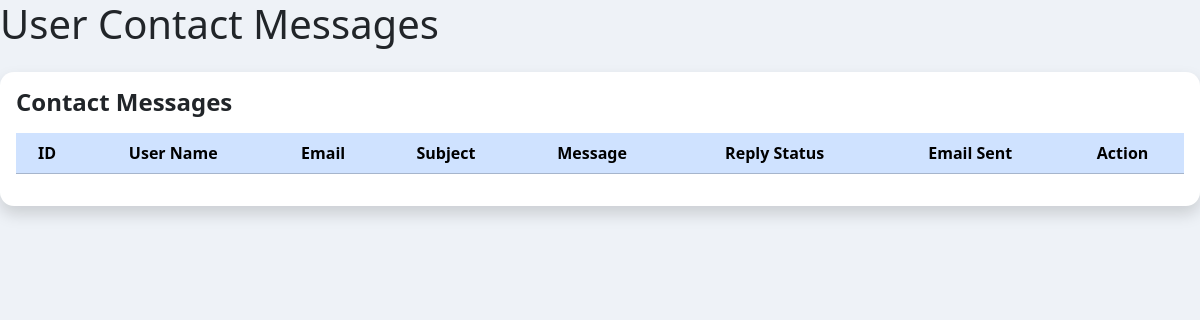
Page /Testing.php on the earlier database version.
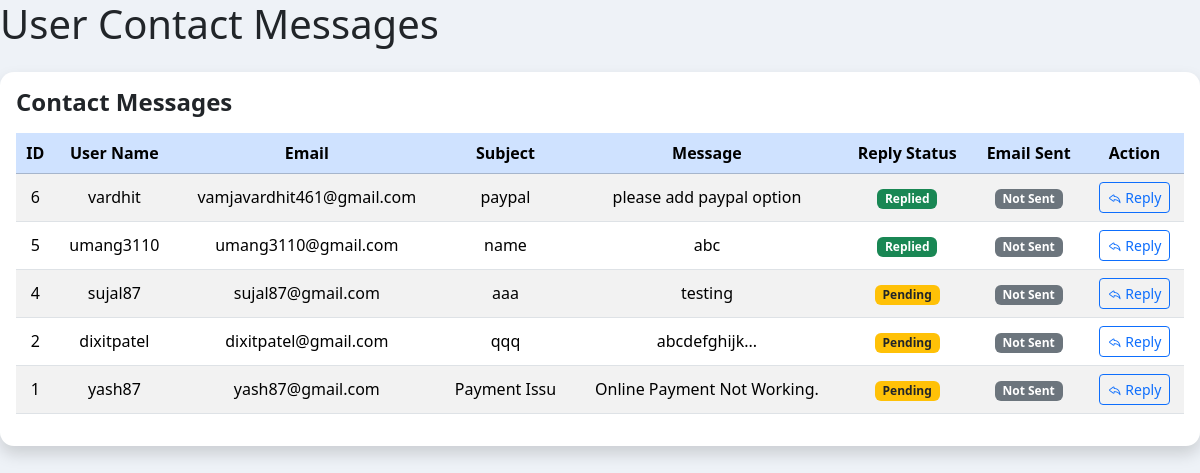
Same page on the later database version.
### tables this page shows
CREATE TABLE `contactus` (
  `id` int(100) NOT NULL,
  `user_id` int(100) NOT NULL,
  `name` varchar(50) NOT NULL,
  `email` varchar(100) NOT NULL,
  `subject` varchar(100) NOT NULL,
  `message` varchar(255) NOT NULL,
  `create_date` datetime NOT NULL DEFAULT current_timestamp(),
  `reply_message` varchar(255) DEFAULT NULL,
  `reply_status` enum('0','1') NOT NULL DEFAULT '0' COMMENT '0 = Not replied \r\n1 = Replied',
  `email_send` enum('0','1') NOT NULL DEFAULT '0' COMMENT '0 = Email not sent\r\n1 = Email sent',
  `updated_at` datetime DEFAULT NULL
);

CREATE TABLE `userdata` (
  `id` int(11) NOT NULL,
  `username` varchar(45) NOT NULL,
  `email` varchar(45) NOT NULL,
  `password` varchar(255) NOT NULL,
  `phone` varchar(20) DEFAULT NULL,
  `address` varchar(155) DEFAULT NULL,
  `city` varchar(100) DEFAULT NULL,
  `image` varchar(255) DEFAULT NULL,
  `gender` enum('1','2') DEFAULT NULL COMMENT 'male = 1,\r\nfemale = 2',
  `status` enum('1','2') NOT NULL DEFAULT '1' COMMENT 'active = 1, \r\ninactive = 2',
  `country` varchar(50) DEFAULT NULL,
  `state` varchar(50) DEFAULT NULL,
  `zip_city2` varchar(50) DEFAULT NULL,
  `reset_token` varchar(100) DEFAULT NULL,
  `reset_expires` varchar(100) DEFAULT NULL,
  `is_used` enum('1','2') NOT NULL DEFAULT '1'
);

### Testing.php (the view, shortened to what this page needs)
<?php
require "db_connect.php";
$query = "SELECT c.id, c.user_id, u.username AS name, u.email AS user_email,
          c.subject, c.message, c.reply_status, c.email_send
          FROM contactus c
          JOIN userdata u ON c.user_id = u.id
          ORDER BY c.id DESC";
$result = mysqli_query($conn, $query);
?>
<!DOCTYPE html>
<html lang="en">
<head>
<link href="https://cdn.jsdelivr.net/npm/bootstrap@5.3.8/dist/css/bootstrap.min.css" rel="stylesheet">
<link href="https://cdn.jsdelivr.net/npm/bootstrap-icons@1.11.3/font/bootstrap-icons.css" rel="stylesheet">
</head>
<body>
<div class="main-content">
    <h1 class="mb-4"><i class="fa-solid fa-envelope"></i> User Contact Messages</h1>
    <div class="card shadow border-0">
        <div class="card-body">
            <h4 class="fw-bold mb-3"><i class="fa-solid fa-message"></i> Contact Messages</h4>
            <div class="table-responsive">
                <table class="table table-hover table-striped align-middle text-center">
                    <thead class="table-primary">
                        <tr>
                            <th>ID</th>
                            <th>User Name</th>
                            <th>Email</th>
                            <th>Subject</th>
                            <th>Message</th>
                            <th>Reply Status</th>
                            <th>Email Sent</th>
                            <th>Action</th>
                        </tr>
                    </thead>
                    <tbody>
                    <?php while ($row = mysqli_fetch_assoc($result)) {
                        $replyStatus = $row['reply_status'] == 1
                            ? '<span class="badge bg-success">Replied</span>'
                            : '<span class="badge bg-warning text-dark">Pending</span>';
                        $emailSent = $row['email_send'] == 1
                            ? '<span class="badge bg-success">Sent</span>'
                            : '<span class="badge bg-secondary">Not Sent</span>';
                        echo "
                        <tr>
                            <td>{$row['id']}</td>
                            <td>{$row['name']}</td>
                            <td>{$row['user_email']}</td>
                            <td>{$row['subject']}</td>
                            <td>{$row['message']}</td>
                            <td>{$replyStatus}</td>
                            <td>{$emailSent}</td>
                            <td>
                                <button class='btn btn-sm btn-outline-primary reply-btn'
                                    data-contact='{$row['id']}'
                                    data-user='{$row['user_id']}'
                                    data-name='{$row['name']}'
                                    data-email='{$row['user_email']}'>
                                    <i class='bi bi-reply'></i> Reply
                                </button>
                            </td>
                        </tr>";
                    } ?>
                    </tbody>
                </table>
            </div>
        </div>
    </div>
</div>
</body>
</html>

### Testing.php (style rules this page uses)
body { font-family: 'Segoe UI', Tahoma; background: #eef2f7; }
.card { border-radius: 14px; }

Differences in the rows shown:
added contactus: id "6", userdata.username "vardhit", userdata.email "vamjavardhit461@gmail.com", subject "paypal", message "please add paypal option", reply_status "Replied", email_send "Not Sent"
added contactus: id "5", userdata.username "umang3110", userdata.email "umang3110@gmail.com", subject "name", message "abc", reply_status "Replied", email_send "Not Sent"
added contactus: id "4", userdata.username "sujal87", userdata.email "sujal87@gmail.com", subject "aaa", message "testing", reply_status "Pending", email_send "Not Sent"
added contactus: id "2", userdata.username "dixitpatel", userdata.email "dixitpatel@gmail.com", subject "qqq", message "abcdefghijk...", reply_status "Pending", email_send "Not Sent"
added contactus: id "1", userdata.username "yash87", userdata.email "yash87@gmail.com", subject "Payment Issu", message "Online Payment Not Working.", reply_status "Pending", email_send "Not Sent"
